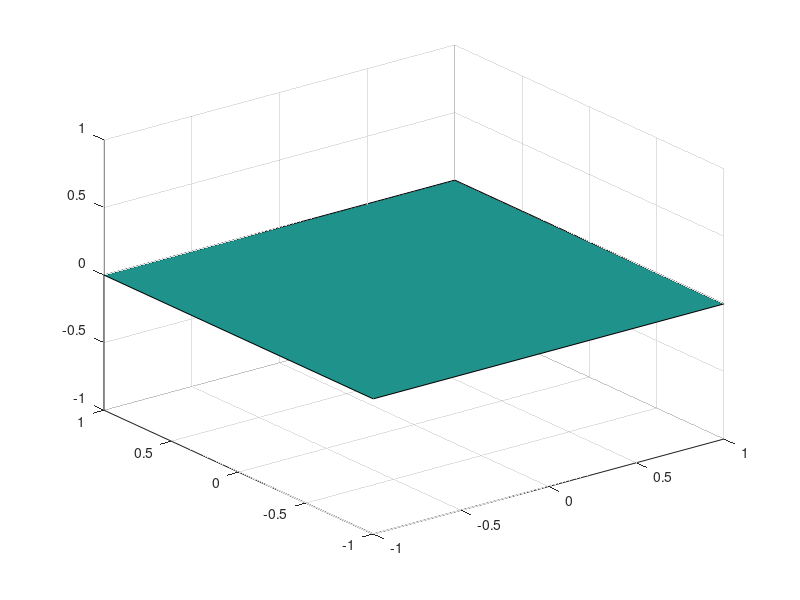

Source code (MATLAB):
function varargout = plane(varargin)
    
    % two non-parallel vectors
    % normal vector and point
    
    % DONE: three non-colinear points
    % DONE: explicit a,b,c,d
    
    argc = nargin;
            
    % plane('xy', [xmin xmax ymin ymax zmin zmax])    
    if argc >= 0 && argc <= 2
        
        if argc == 0 || argc == 1 || (argc == 2 && isempty(varargin{2}))
            lims = [-1 +1 -1 +1 -1 +1];
        else
            lims = varargin{2};
            if ~is6Dvector(lims)
                error('',...
                    '');
            end
        end
        
        if argc == 1        
            type = varargin{1};
        else
            type = 'xy';
        end
        
        if ~ischar(type)
            if ~isnumeric(N) || (numel(N)>1 && ~isvector(N))
                error('plane:n', '');
            end
            
            
            
        else
            
            % Plane given by name
            
            switch type
                case {'xy' 'yx'}
                    a = 0;
                    b = 0;
                    c = 1;
                    d = 0;
                    
                case {'zy' 'yz'}
                    a = 1;
                    b = 0;
                    c = 0;
                    d = 0;
                    
                case {'zx' 'xz'}
                    a = 0;
                    b = 1;
                    c = 0;
                    d = 0;
                                        
                otherwise
                    error('plane:unsupported_name',...
                        'Unknown plane: ''%s''.', type);
            end
            
            clear type
            
        end
        
    
    % plane(N, P, [xmin xmax ymin ymax zmin zmax])
    elseif argc >= 2 && argc < 4 && ...
        (argc == 3 && numel(varargin{3}) > numel(varargin{1}) || argc == 2)
        
        if argc == 2 || (argc == 3 && isempty(varargin{3}))
            lims = [-1 +1 -1 +1 -1 +1];
        else
            lims = varargin{3};
            if ~is6Dvector(lims)
                error('',...
                    '');
            end            
        end
        
        N = varargin{1};
        P = varargin{2};
        
        if ~isnumeric(N) || ~isnumeric(P) || ~isvector(N) || ~isvector(P) || ...
           numel(N)~=numel(P) || numel(N)~=3
            error('',...
                'Input arguments ''N'' and ''P'' must both be 3D vectors.');
        end
        
        
        
             
    % plane(a, b, c, d, [xmin xmax ymin ymax zmin zmax]
    elseif argc >= 4 && argc < 6 && isscalar(varargin{1})
                
        if argc == 4 || (argc == 5 && isempty(varargin{5}))
            lims = [-1 +1 -1 +1 -1 +1];
        else
            lims = varargin{5};
            if ~is6Dvector(lims)
                error('',...
                    '');
            end            
        end
        
        if argc < 4 || isempty(varargin{4})
            d = 0; end
        if argc < 3 || isempty(varargin{3})
            c = 0; end
        if argc < 2 || isempty(varargin{2})
            b = 0; end
        if argc < 1 || isempty(varargin{1})
            a = 0; end
            
    % plane(P1, P2, P3, [xmin xmax ymin ymax zmin zmax]
    elseif argc >= 3 && argc < 6
                        
        if argc == 3 || (argc == 4 && isempty(varargin{4}))
            lims = [-1 +1 -1 +1 -1 +1];
        else
            lims = varargin{4};
            if ~is6Dvector(lims)
                error('',...
                    '');
            end
        end
        
        P1 = varargin{1};
        P2 = varargin{2};
        P3 = varargin{3};
                       
        if ~is3Dvector(P1,P2,P3); 
           error('',...
               '');
        end
                
        P   = [P1(:) P2(:) P3(:)].';
        one = ones(3,1);        
        D   = det(P);
        
        if abs(D) < sqrt(eps)
            % points lie on a line
            error('',...
                '');
        end
        
        d = 1;
        a = -det([one    P(:,2) P(:,2)])/D;     
        b = -det([P(:,1)    one P(:,2)])/D;
        c = -det([P(:,1) P(:,2) one   ])/D;
        
        clear one P P1 P2 P3
        
    else
        % too many arguments
        
    end
    
    
    if ~isnumber(a,b,c,d)
        error('',...
            '');
    end
    
    lims = lims(:);
    
    a
    b
    c
    d
    
    
    
    [x,y] = meshgrid(lims(1:2), lims(3:4))
    
    z = (-d - a*x - b*y)
    
    surf(x,y,z)
    
    
    
    if nargout == 0
        
        
    else
        
    end
end


function yn = isnumber(varargin)    
    yn = true;
    for ii = 1:nargin
        n = varargin{ii};
        if ~isnumeric(n) || ~isscalar(n) || ~isfinite(n)~=3
            yn = false;
            return;
        end
    end    
end

function yn = is3Dvector(varargin)
    
    yn = true;
    for ii = 1:nargin
        V = varargin{ii};
        if ~isnumeric(V) || ~isvector(V) || numel(V)~=3
            yn = false;
            return;
        end
    end    
end


function yn = is6Dvector(varargin)
    
    yn = true;
    for ii = 1:nargin
        V = varargin{ii};
        if ~isnumeric(V) || ~isvector(V) || numel(V)~=3
            yn = false;
            return;
        end
    end    
end